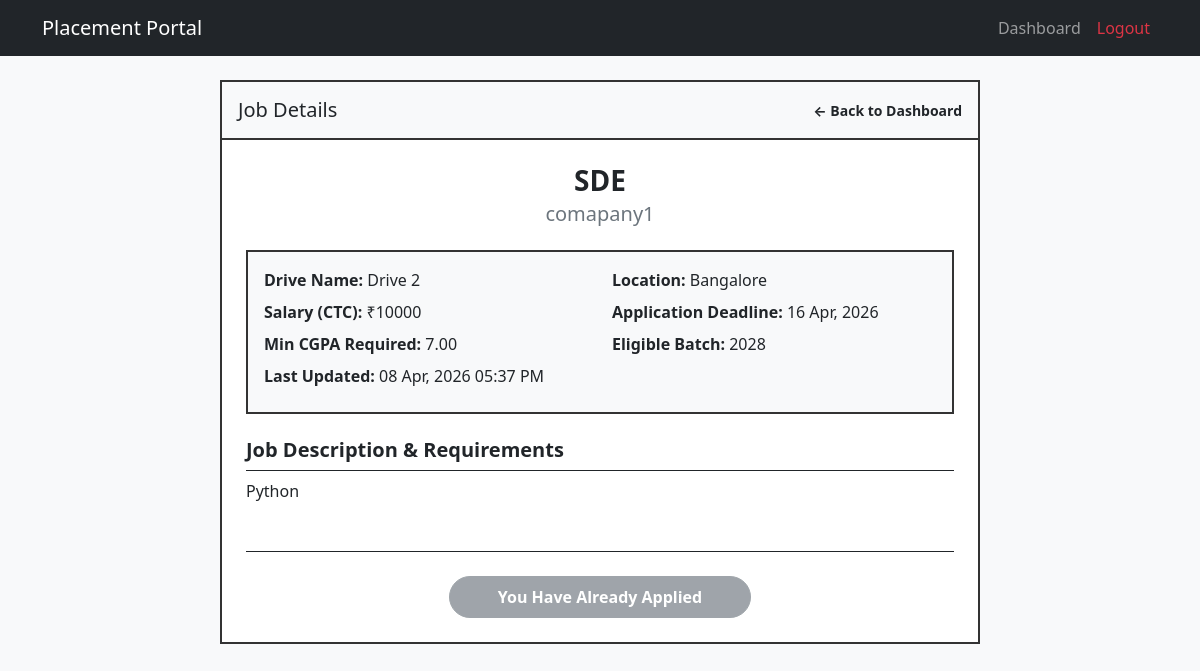
The page /student/drive/3 (signed in) on the database its author committed.
### models.py (models this page shows, shortened)
class PlacementDrive(db.Model):
    __tablename__ = 'placement_drive'
    id = db.Column(db.Integer, primary_key=True, autoincrement=True)
    name = db.Column(db.String(255), nullable=False)
    comp_id = db.Column(db.Integer, db.ForeignKey('company.company_id'), nullable=False)
    job_title = db.Column(db.String(255), nullable=False)
    job_desc = db.Column(db.String(255), nullable=False)
    min_cgpa = db.Column(db.Numeric(4, 2))
    eligible_grad_yr = db.Column(db.Integer)
    salary = db.Column(db.Integer)
    location = db.Column(db.String(255))
    deadline = db.Column(db.DateTime, nullable=False)
    status = db.Column(db.String(50), nullable=False, default='Pending') #Pending/Approved/Rejected/Closed
    remarks = db.Column(db.String(255))
    created_at = db.Column(db.DateTime, nullable=False, default=datetime.now)
    updated_at = db.Column(db.DateTime, default=datetime.now, onupdate=datetime.now)
    applications = db.relationship('Application', backref='drive')
    eligible_departments = db.relationship('EligibleDepartments', backref='placement_drive', cascade='all, delete-orphan')

class Company(db.Model, UserMixin):
    __tablename__ = 'company'
    company_id = db.Column(db.Integer, primary_key=True, autoincrement=True)
    email = db.Column(db.String(100), unique=True, nullable=False)
    password_hash = db.Column(db.String(255), nullable=False)
    company_name = db.Column(db.String(255), nullable=False)
    hr_name = db.Column(db.String(255), nullable=False)
    hr_email = db.Column(db.String(255), nullable=False)
    hr_phone = db.Column(db.String(15), nullable=False)
    company_desc = db.Column(db.String(255), nullable=False)
    website = db.Column(db.String(255), unique=True, nullable=False)
    is_active = db.Column(db.Boolean, nullable=False, default=True)
    is_blacklisted = db.Column(db.Boolean, default=False)
    approval_status = db.Column(db.String(50), nullable=False, default='pending') #'pending' 'approved' 'rejected' 'blacklisted'
    placement_drives = db.relationship('PlacementDrive', backref='company')

### app.py (the view, shortened to what this page needs)
@app.route('/student/drive/<int:drive_id>', methods=['GET', 'POST']) #View drive details and apply for the job
@login_required
def student_drive_details(drive_id):
    if not current_user.is_authenticated or not current_user.get_id().startswith('student_'):
        return "Unauthorized Access : Not an Admin ", 403
    if not drive_id:
        flash('Drive not found', 'danger')
        return redirect(url_for('student_dashboard'))
    drive = PlacementDrive.query.filter_by(id=drive_id).first()
    if not drive:
        flash('Drive not found', 'warning')
        return redirect(url_for('student_dashboard'))
    is_dept_eligible = EligibleDepartments.query.filter_by(
        drive_id=drive.id,
        dept_id=current_user.dept_id
    ).first() is not None
    if not is_dept_eligible:
        flash('You are not eligible to view this drive based on your department.', 'warning')
        return redirect(url_for('student_dashboard'))
    existing_application = Application.query.filter_by(student_roll=current_user.roll_no, drive_id=drive_id).first()
    is_drive_open = drive.status in ['approved', 'Approved', 'Active']
    if drive.deadline:
        is_drive_open = is_drive_open and drive.deadline >= datetime.now()
    student_profile = Skills.query.filter_by(student_roll=current_user.roll_no).first()
    profile_complete = (
        student_profile and
        student_profile.resume_link and
        student_profile.resume_link.strip() and
        student_profile.skills and
        student_profile.skills.strip()
    )
    return render_template('student_drive_details.html', drive=drive, existing_application=existing_application, is_drive_open=is_drive_open, profile_complete=profile_complete)

### app.py (called while the page is built)
@login_manager.user_loader #Run this fn everytime the user clicks a new page
def load_user(user_id):
    try:
        role, uid = user_id.split('_', 1)
        if role == 'admin':
            return db.session.get(Admin, int(uid))
        elif role == 'student':
            return db.session.get(Student, uid)
        elif role == 'company':
            return db.session.get(Company, int(uid))
    except Exception as e:
        return None
    return None

### models.py (called while the page is built)
    def get_id(self):
        return f"student_{self.roll_no}"

### templates/student_drive_details.html (shortened to what this page needs)
{% extends "base.html" %}
{% block content %}
<div class="row justify-content-center mt-4 mb-5">
    <div class="col-lg-8 p-0 bg-white" style="border: 2px solid #333;">
        <div class="d-flex justify-content-between align-items-center p-3 bg-light" style="border-bottom: 2px solid #333;">
            <h5 class="mb-0">Job Details</h5>
            <a href="{{ url_for('student_dashboard') }}" class="text-decoration-none text-dark fw-bold small">&larr; Back to Dashboard</a>
        </div>
        <div class="p-4">
            <div class="mb-4 text-center">
                <h3 class="fw-bold mb-1">{{ drive.job_title }}</h3>
                <h5 class="text-secondary">{{ drive.company.company_name }}</h5>
            </div>
            <div style="border: 2px solid #333;" class="p-3 mb-4 bg-light">
                <div class="row">
                    <div class="col-md-6 mb-2">
                        <strong>Drive Name:</strong> {{ drive.name }}
                    </div>
                    <div class="col-md-6 mb-2">
                        <strong>Location:</strong> {{ drive.location or 'Not Specified' }}
                    </div>
                    <div class="col-md-6 mb-2">
                        <strong>Salary (CTC):</strong> ₹{{ drive.salary if drive.salary else 'Not Disclosed' }}
                    </div>
                    <div class="col-md-6 mb-2">
                        <strong>Application Deadline:</strong> {{ drive.deadline.strftime('%d %b, %Y') if drive.deadline else 'N/A' }}
                    </div>
                    <div class="col-md-6 mb-2">
                        <strong>Min CGPA Required:</strong> {{ drive.min_cgpa }}
                    </div>
                    <div class="col-md-6 mb-2">
                        <strong>Eligible Batch:</strong> {{ drive.eligible_grad_yr or 'Any' }}
                    </div>
                    <div class="col-md-6 mb-2">
                        <strong>Last Updated:</strong> {{ drive.updated_at.strftime('%d %b, %Y %I:%M %p') if drive.updated_at else 'N/A' }}
                    </div>
                </div>
            </div>
            <div class="mb-5">
                <h5 class="fw-bold border-bottom border-dark pb-2">Job Description & Requirements</h5>
                <p style="white-space: pre-wrap;">{{ drive.job_desc }}</p>
            </div>
            <div class="d-flex justify-content-center border-top border-dark pt-4">
                {% if not profile_complete %}
                    <div class="alert alert-warning mb-0 w-100">
                        <strong>Incomplete Profile:</strong> Your profile is missing required information. Please update your <a href="{{ url_for('student_profile') }}" class="alert-link">profile</a> with your resume link and skills before applying.
                    </div>
                {% elif existing_application %}
                    <button class="btn btn-secondary rounded-pill px-5 py-2 fw-bold" disabled>You Have Already Applied</button>
                {% elif not is_drive_open %}
                    <button class="btn btn-danger rounded-pill px-5 py-2 fw-bold" disabled>Applications Closed</button>
                {% else %}
                    <form method="POST" action="{{ url_for('student_drive_details', drive_id=drive.id) }}">
                        <button type="submit" class="btn btn-success rounded-pill px-5 py-2 fw-bold fs-5 shadow-sm">Apply Now</button>
                    </form>
                {% endif %}
            </div>
        </div>
    </div>
</div>
{% endblock %}

### templates/base.html (style rules this page uses)
body { background-color: #f8f9fa; }

### rows shown on the page
PlacementDrive: job_title "SDE", name "Drive 2", location "Bangalore", salary "10000", deadline "16 Apr, 2026", min_cgpa "7.00", eligible_grad_yr "2028", updated_at "08 Apr, 2026 05:37 PM", job_desc "Python"
Company: company.company_name "comapany1"
